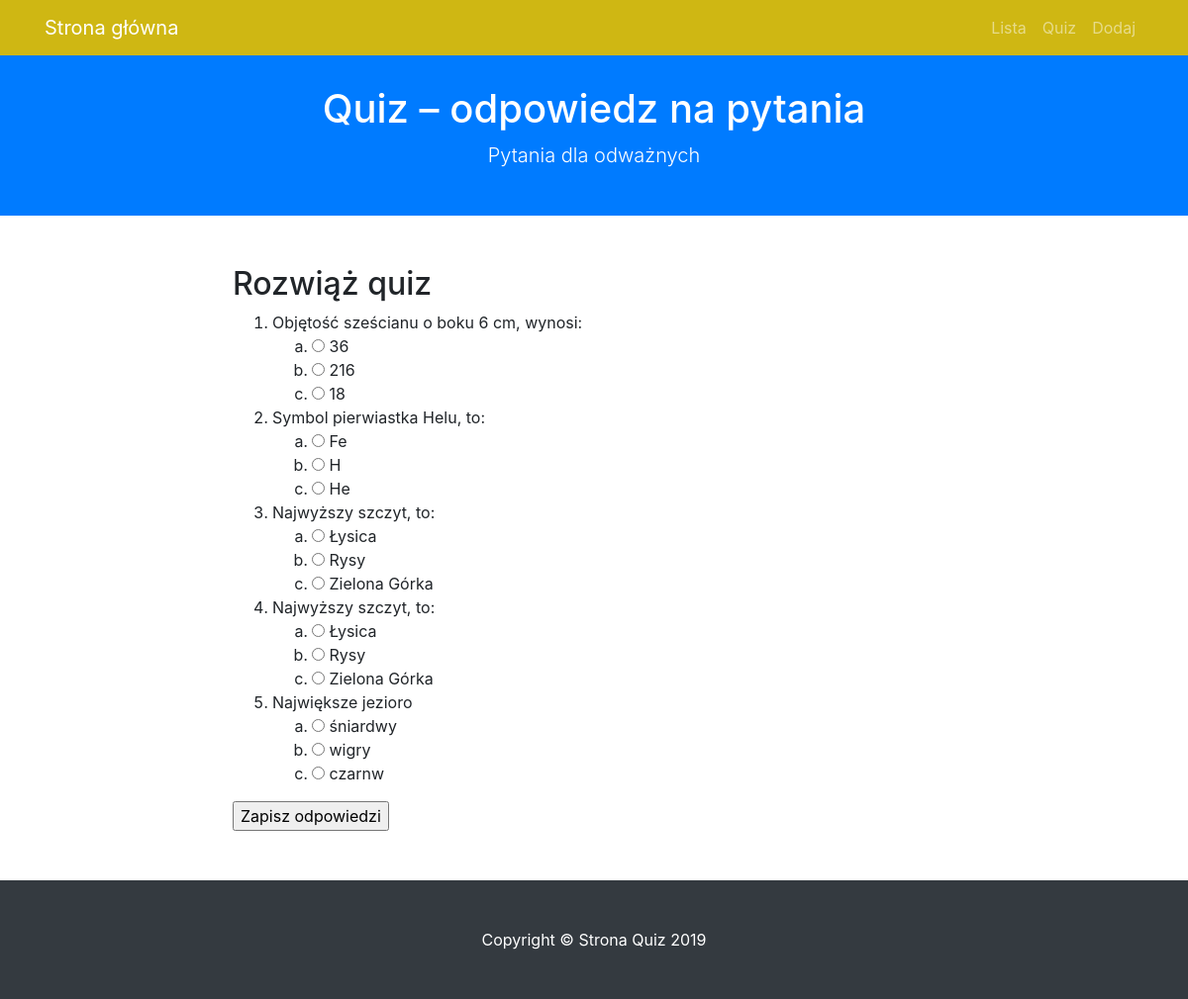
The page /quiz on the database its author committed.
### modele.py (models this page shows)
class BazaModel(Model):
    class Meta:
        database = baza

class Pytanie(BazaModel):
    pytanie = CharField(null=False)
    kategoria = ForeignKeyField(Kategoria, related_name='pytania')

class Odpowiedz(BazaModel):
    odpowiedz = CharField(null=False)
    pytanie = ForeignKeyField(Pytanie, related_name='odpowiedzi')
    odpok = IntegerField(default=0)

### views.py (the view)
@app.route('/quiz', methods = ['GET', 'POST'])
def quiz():
    print(request.form)
    if request.method == 'POST':
        wynik = 0
        for pid, oid in request.form.items():
            odp = Odpowiedz().get(Odpowiedz.id == int(oid)).odpok
            if odp:
                wynik += 1
    pytania = Pytanie.select().join(Odpowiedz).distinct().order_by(Pytanie.id)
    return render_template('quiz.html', query = pytania)

### app.py (called while the page is built)
@app.before_request
def before_request():
    g.db = baza
    g.db.connect(reuse_if_open=True)

@app.after_request
def after_request(response):
    g.db.close()
    return response

### templates/quiz.html (shortened to what this page needs)
{% extends "szablon.html" %}
{% block h1 %}Quiz – odpowiedz na pytania{% endblock %}
{% block tresc %}
    <h2>Rozwiąż quiz</h2>
    <form method="POST">
    <ol>
    {% for p in query %}
        <li>{{ p.pytanie }}
        <ol class="alfabet">
        {% for o in p.odpowiedzi %}
            <li>
                <input type="radio" value="{{ o.id }}" name="{{ p.id }}">
                {{ o.odpowiedz }}
            </li>
        {% endfor %}
        </ol>
        </li>
    {% endfor %}
    </ol>
    <input type="submit" value="Zapisz odpowiedzi">
    </form>
{% endblock %}

### templates/szablon.html (shortened to what this page needs)
<!DOCTYPE html>
<html lang="pl">
  <head>
    <link href="{{ url_for('static', filename='vendor/bootstrap/css/bootstrap.min.css') }}" rel="stylesheet">
    <link href="{{ url_for('static', filename='css/scrolling-nav.css') }}" rel="stylesheet">
    <link href="{{ url_for('static', filename='css/style.css') }}" rel="stylesheet">
  </head>
  <body id="page-top">
    <nav class="navbar navbar-expand-lg navbar-dark bg-nawigacja fixed-top" id="mainNav">
      <div class="container">
        <a class="navbar-brand js-scroll-trigger" href="{{ url_for('index') }}">Strona główna</a>
        <div class="collapse navbar-collapse" id="navbarResponsive">
          <ul class="navbar-nav ml-auto">
            <li class="nav-item">
              <a class="nav-link js-scroll-trigger" href="{{ url_for('lista') }}">Lista</a>
            </li>
            <li class="nav-item">
              <a class="nav-link js-scroll-trigger" href="{{ url_for('quiz') }}">Quiz</a>
            </li>
            <li class="nav-item">
              <a class="nav-link js-scroll-trigger" href="{{ url_for('dodaj') }}">Dodaj</a>
            </li>
          </ul>
        </div>
      </div>
    </nav>
    <header class="bg-primary text-white">
      <div class="container text-center">
        <h1>{% block h1 %}{% endblock %}</h1>
        <p class="lead">Pytania dla odważnych</p>
      </div>
    </header>
    <section id="about">
      <div class="container">
        <div class="row">
          <div class="col-lg-8 mx-auto">
            {% block tresc %}{% endblock %}
          </div>
        </div>
      </div>
    </section>
    <footer class="py-5 bg-dark">
      <div class="container">
        <p class="m-0 text-center text-white">Copyright &copy; Strona Quiz 2019</p>
      </div>
    </footer>
  </body>
</html>

### static/css/scrolling-nav.css (style rules this page uses)
header { padding: 154px 0 100px; }
@media (min-width: 992px) { header { padding: 156px 0 100px; } }
section { padding: 150px 0; }

### static/css/style.css (style rules this page uses)
ol.alfabet { list-style-type: lower-alpha; }
.bg-nawigacja { background-color: #CFB713; }
section#about { padding: 50px 0; }
header { padding: 86px 0 30px 0; }

### rows shown on the page
Pytanie: pytanie "Objętość sześcianu o boku 6 cm, wynosi:"
Odpowiedz: odpowiedz "36"
Odpowiedz: odpowiedz "216"
Odpowiedz: odpowiedz "18"
Pytanie: pytanie "Symbol pierwiastka Helu, to:"
Odpowiedz: odpowiedz "Fe"
Odpowiedz: odpowiedz "H"
Odpowiedz: odpowiedz "He"
Pytanie: pytanie "Najwyższy szczyt, to:"
Odpowiedz: odpowiedz "Łysica"
Odpowiedz: odpowiedz "Rysy"
Odpowiedz: odpowiedz "Zielona Górka"
Pytanie: pytanie "Najwyższy szczyt, to:"
Odpowiedz: odpowiedz "Łysica"
Odpowiedz: odpowiedz "Rysy"
Odpowiedz: odpowiedz "Zielona Górka"
Pytanie: pytanie "Największe jezioro"
Odpowiedz: odpowiedz "śniardwy"
Odpowiedz: odpowiedz "wigry"
Odpowiedz: odpowiedz "czarnw"
